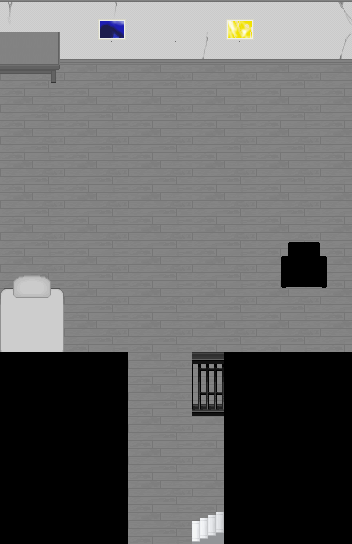

Below is a game level as drawn by its tile map, then a one-line description and the .tmx file that defines it, in full:
An orthogonal 11x17 tile map with 32x32 px tiles, 5 tile layers (layer0, layer1, layer2, layer3, ...), 2 tilesets.

<map version="1.9" tiledversion="1.9.2" orientation="orthogonal" renderorder="right-down" width="11" height="17" tilewidth="32" tileheight="32" infinite="0" nextlayerid="6" nextobjectid="1">
 <tileset firstgid="1" source="res/add_more.tsx" />
 <tileset firstgid="513" source="res/room-01-udz.tsx" />
 <layer id="4" name="layer0" width="11" height="17" locked="1">
  <data encoding="csv">
0,0,0,0,0,0,0,0,0,0,0,
0,0,0,0,0,0,0,0,0,0,0,
0,0,312,312,312,312,312,312,312,312,312,
312,312,312,312,312,312,312,312,312,312,312,
312,312,312,312,312,312,312,312,312,312,312,
312,312,312,312,312,312,312,312,312,312,312,
312,312,312,312,312,312,312,312,312,312,312,
312,312,312,312,312,312,312,312,312,312,312,
312,312,312,312,312,312,312,312,312,0,312,
0,0,312,312,312,312,312,312,312,312,312,
0,0,312,312,312,312,312,312,312,312,312,
0,0,0,0,312,312,0,0,0,0,0,
0,0,0,0,312,312,0,0,0,0,0,
0,0,0,0,312,312,312,0,0,0,0,
0,0,0,0,312,312,312,0,0,0,0,
0,0,0,0,312,312,312,0,0,0,0,
0,0,0,0,312,312,312,0,0,0,0
</data>
 </layer>
 <layer id="1" name="layer1" width="11" height="17" locked="1">
  <data encoding="csv">
522,519,519,523,519,519,519,519,519,519,524,
519,519,519,519,519,519,531,519,519,519,532,
513,514,513,514,513,514,513,514,513,514,513,
513,514,513,514,513,514,513,514,513,514,513,
513,514,513,514,513,514,513,514,513,514,513,
513,514,513,514,513,514,513,514,513,514,513,
513,514,513,514,513,514,513,514,513,514,513,
513,514,513,514,513,514,513,514,513,514,513,
513,514,513,514,513,514,513,514,513,514,513,
513,514,513,514,513,514,513,514,513,514,513,
513,514,513,514,513,514,513,514,513,514,513,
28,28,28,28,513,514,513,28,28,28,28,
28,28,28,28,513,514,513,28,28,28,28,
28,28,28,28,513,514,513,28,28,28,28,
28,28,28,28,513,514,513,28,28,28,28,
28,28,28,28,513,514,513,28,28,28,28,
28,28,28,28,513,514,513,28,28,28,28
</data>
 </layer>
 <layer id="2" name="layer2" width="11" height="17" locked="1">
  <data encoding="csv">
521,521,521,521,521,521,521,521,521,521,521,
529,529,529,529,529,529,529,529,529,529,529,
0,0,0,0,0,0,0,0,0,0,0,
0,0,0,0,0,0,0,0,0,0,0,
0,0,0,0,0,0,0,0,0,0,0,
0,0,0,0,0,0,0,0,0,0,0,
0,0,0,0,0,0,0,0,0,0,0,
0,0,0,0,0,0,0,0,0,0,0,
0,0,0,0,0,0,0,0,0,0,0,
0,0,0,0,0,0,0,0,0,0,0,
0,0,0,0,0,0,0,0,0,0,0,
0,0,0,0,0,0,0,0,0,0,0,
0,0,0,0,0,0,0,0,0,0,0,
0,0,0,0,0,0,0,0,0,0,0,
0,0,0,0,0,0,0,0,0,0,0,
0,0,0,0,0,0,0,0,0,0,0,
0,0,0,0,0,0,0,0,0,0,0
</data>
 </layer>
 <layer id="3" name="layer3" width="11" height="17" locked="1">
  <data encoding="csv">
0,0,0,266,0,0,0,267,0,0,0,
1114,1115,0,282,0,280,0,283,0,0,0,
1122,1123,0,0,0,0,0,0,0,0,0,
0,0,0,0,0,0,0,0,0,0,0,
0,0,0,0,0,0,0,0,0,0,0,
0,0,0,0,0,0,0,0,0,0,0,
0,0,0,0,0,0,0,0,0,0,0,
0,0,0,0,0,0,0,0,979,0,981,
0,0,0,0,0,0,0,0,987,988,989,
635,636,0,0,0,0,0,0,0,0,0,
625,626,0,0,0,0,0,0,0,0,0,
0,0,0,0,0,0,613,0,0,0,0,
0,0,0,0,0,0,621,0,0,0,0,
0,0,0,0,0,0,0,0,0,0,0,
0,0,0,0,0,0,0,0,0,0,0,
0,0,0,0,0,0,0,0,0,0,0,
0,0,0,0,0,0,767,0,0,0,0
</data>
 </layer>
 <layer id="5" name="layer4" width="11" height="17" locked="1">
  <data encoding="csv">
0,0,0,0,0,0,0,0,0,0,0,
0,0,0,0,0,0,0,0,0,0,0,
0,0,0,0,0,0,0,0,0,0,0,
0,0,0,0,0,0,0,0,0,0,0,
0,0,0,0,0,0,0,0,0,0,0,
0,0,0,0,0,0,0,0,0,0,0,
0,0,0,0,0,0,0,0,0,0,0,
0,0,0,0,0,0,0,0,0,980,0,
627,628,0,0,0,0,0,0,0,0,0,
0,0,0,0,0,0,0,0,0,0,0,
0,0,0,0,0,0,0,0,0,0,0,
0,0,0,0,0,0,0,0,0,0,0,
0,0,0,0,0,0,0,0,0,0,0,
0,0,0,0,0,0,0,0,0,0,0,
0,0,0,0,0,0,0,0,0,0,0,
0,0,0,0,0,0,0,0,0,0,0,
0,0,0,0,0,0,0,0,0,0,0
</data>
 </layer>
</map>
